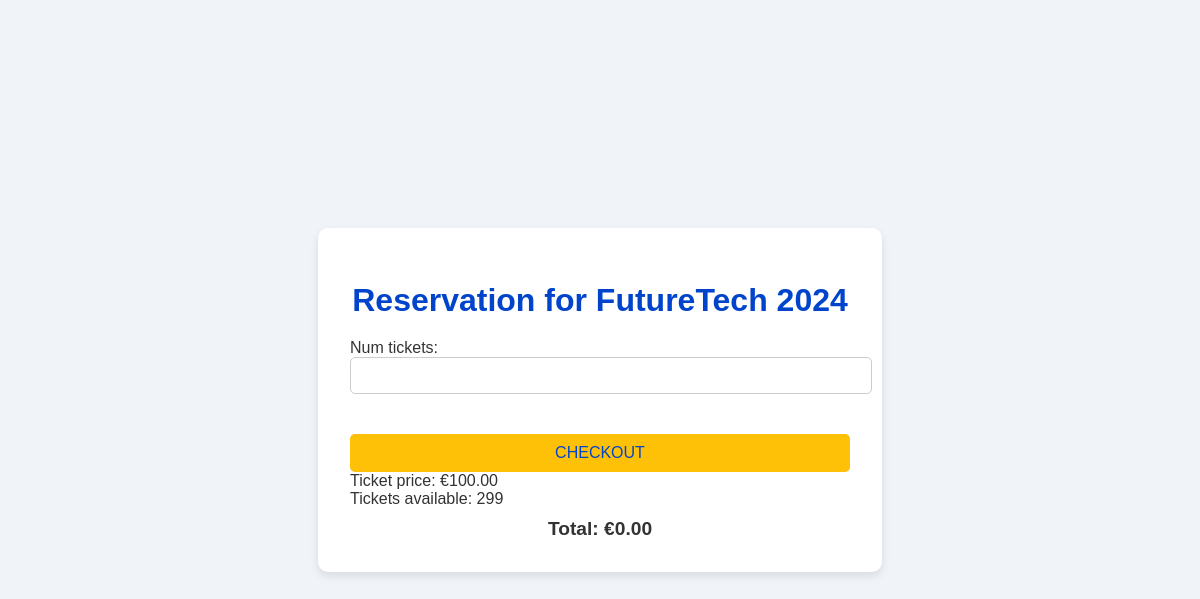
/booking/booking/5/ (signed in), run on the app's committed database.
### events/models.py (models this page shows, shortened)
class Event(models.Model):
    title = models.CharField(max_length=200)
    description = models.TextField()
    date = models.DateTimeField()
    location = models.CharField(max_length=100)
    available_seats = models.IntegerField()
    price = models.DecimalField(max_digits=10, decimal_places=2)

### booking/views.py (the view)
# urls.py: path('booking/<int:event_id>/', views.booking_view, name='booking'),
@login_required
def booking_view(request, event_id):
    event = get_object_or_404(Event, id=event_id)
    if request.method == 'POST':
        form = BookingForm(request.POST)
        if form.is_valid():
            num_tickets = form.cleaned_data['num_tickets']
            total_price = num_tickets * event.price
            booking = form.save(commit=False)
            booking.user = request.user
            booking.event = event
            booking.status = 'pending'
            booking.save()
            intent = stripe.PaymentIntent.create(
                amount=int(total_price * 100),  # amount in cents
                currency='eur',
                metadata={'integration_check': 'accept_a_payment'}
            )
            return render(request, 'booking/payment.html', {
                'client_secret': intent.client_secret,
                'stripe_publishable_key': settings.STRIPE_PUBLIC_KEY,
                'booking_id': booking.id,
                'total_price': total_price,
            })
    else:
        form = BookingForm(initial={'event_id': event_id})
    return render(request, 'booking/booking.html', {'form': form, 'event': event})

### booking/forms.py
class BookingForm(forms.ModelForm):
    class Meta:
        model = Booking
        fields = ['num_tickets']
    def __init__(self, *args, **kwargs):
        super().__init__(*args, **kwargs)
        self.fields['num_tickets'].widget.attrs.update({'min': 1})

### booking/templates/booking/booking.html (shortened to what this page needs)
<!DOCTYPE html>
<html lang="en">
<head>
</head>
<body>
    <div class="container">
        <h1>Reservation for {{ event.title }}</h1>
        <form method="post">
            {{ form.as_p }}
            <button id="submit-btn" type="submit">Checkout</button>
        </form>
        <p>Ticket price: €{{ event.price }}</p>
        <p>Tickets available: {{ event.available_seats }}</p>
        <p class="total">Total: €<span id="totalPrice">0.00</span></p>
    </div>
</body>
</html>

### booking/templates/booking/booking.html (style rules this page uses)
body { font-family: 'Arial', sans-serif; background-color: #f0f4f8; color: #333; display: flex; justify-content: center; align-items: center; height: 100vh; margin: 0; }
.container { background: white; padding: 2em; border-radius: 10px; box-shadow: 0 4px 8px rgba(0, 0, 0, 0.1); width: 100%; max-width: 500px; }
h1 { color: #0044cc; text-align: center; margin-bottom: 20px; }
form { display: flex; flex-direction: column; gap: 15px; }
input[type="number"], select, textarea { padding: 10px; border: 1px solid #ccc; border-radius: 5px; width: 100%; }
button[type="submit"] { background-color: #ffc107; color: #0044cc; border: none; padding: 10px; border-radius: 5px; font-size: 1em; cursor: pointer; text-transform: uppercase; margin-top: 10px; }
p { margin: 0; padding: 0; }
.total { font-size: 1.2em; font-weight: bold; text-align: center; margin-top: 10px; }

### data on the page
Event: title "FutureTech 2024", price "100.00", available_seats "299"
